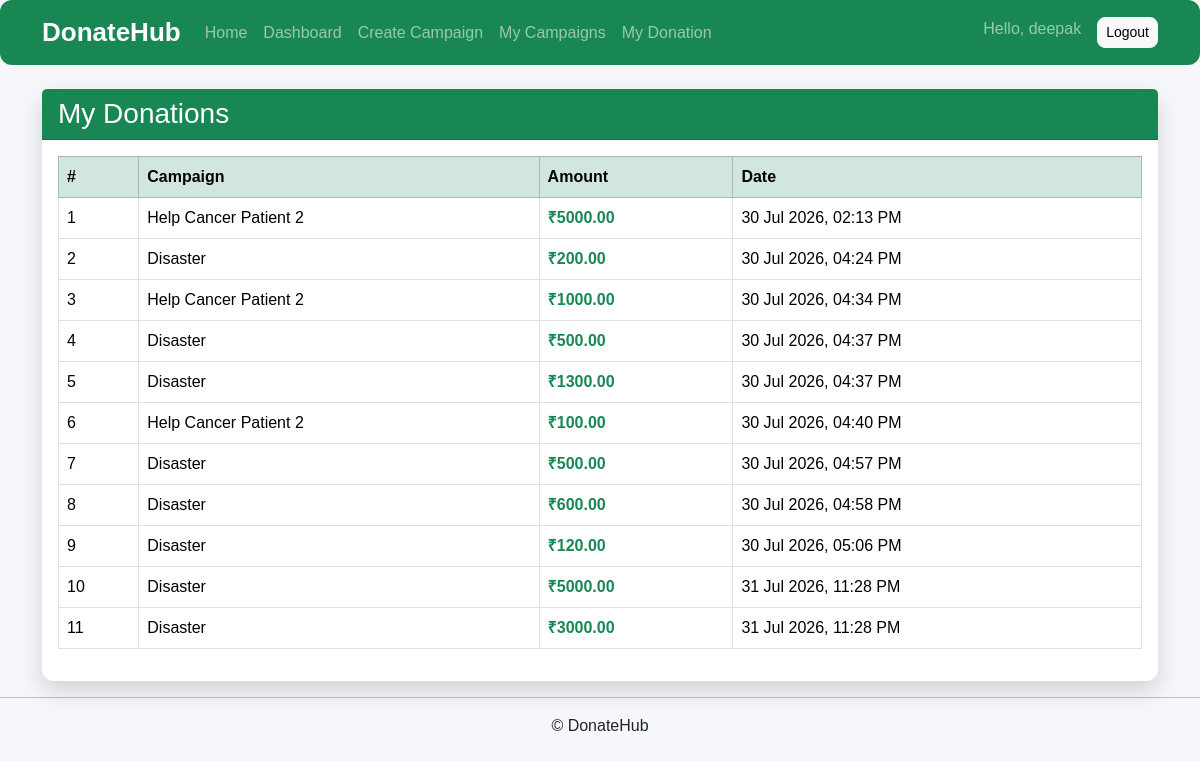
/donations/my/ (signed in), run on the app's committed database.
### accounts/models.py (models this page shows, shortened)
class User(AbstractUser):
    DONOR = "DONOR"
    NGO = "NGO"
    ROLE_CHOICES = [
        (DONOR, "Donor"),
        (NGO, "NGO"),
    ]
    role = models.CharField(
        max_length=10,
        choices=ROLE_CHOICES,
        default=DONOR
    )
    phone = models.CharField(max_length=15, blank=True)

### donations/models.py (models this page shows, shortened)
class Donation(models.Model):
    donor=models.ForeignKey(
        settings.AUTH_USER_MODEL,
        on_delete=models.CASCADE,
        related_name="donations"
    )
    campaign=models.ForeignKey(
        Campaign,
        on_delete=models.CASCADE,
        related_name="donations"
    )
    amount=models.DecimalField(
        max_digits=10,
        decimal_places=2
    )
    donated_at=models.DateTimeField(
        auto_now_add=True
    )

### campaigns/models.py (models this page shows, shortened)
class Campaign(models.Model):
    CATEGORY_CHOICES = [
        ("OTHER", "Other"),
        ("MEDICAL", "Medical"),
        ("EDUCATION", "Education"),
        ("FOOD", "Food"),
        ("DISASTER", "Disaster Relief"),
    ]
    STATUS_CHOICES = [
        ("PENDING", "Pending"),
        ("APPROVED", "Approved"),
        ("REJECTED", "Rejected"),
        ("COMPLETED", "Completed"),
    ]
    ngo = models.ForeignKey(
        settings.AUTH_USER_MODEL,
        on_delete=models.CASCADE,
        related_name="campaigns"
    )
    title = models.CharField(
        max_length=200
    )
    description = models.TextField()
    category = models.CharField(
        max_length=20,
        choices=CATEGORY_CHOICES,
        default="OTHER"
    )
    goal_amount = models.DecimalField(
        max_digits=10,
        decimal_places=2
    )
    raised_amount = models.DecimalField(
        max_digits=10,
        decimal_places=2,
        default=0
    )
    image = models.ImageField(
        upload_to="campaigns/",
        blank=True,
        null=True
    )
    status = models.CharField(
        max_length=20,
        choices=STATUS_CHOICES,
        default="PENDING"
    )
    created_at = models.DateTimeField(
        auto_now_add=True
    )

### donations/views.py (the view)
@login_required
def my_donations(request):
    donations=Donation.objects.filter(
        donor=request.user
    )
    return render(
        request,
        "donations/my_donations.html",
        {
            "donations":donations
        }
    )

### templates/donations/my_donations.html (shortened to what this page needs)
{% extends "base.html" %}
{% block content %}
<div class="card shadow">
    <div class="card-header bg-success text-white">
        <h3 class="mb-0">My Donations</h3>
    </div>
    <div class="card-body">
        {% if donations %}
        <div class="table-responsive">
            <table class="table table-hover table-bordered align-middle">
                <thead class="table-success">
                    <tr>
                        <th>#</th>
                        <th>Campaign</th>
                        <th>Amount</th>
                        <th>Date</th>
                    </tr>
                </thead>
                <tbody>
                    {% for donation in donations %}
                    <tr>
                        <td>{{ forloop.counter }}</td>
                        <td>
                            {{ donation.campaign.title }}
                        </td>
                        <td class="fw-bold text-success">
                            ₹{{ donation.amount }}
                        </td>
                        <td>
                            {{ donation.donated_at|date:"d M Y, h:i A" }}
                        </td>
                    </tr>
                    {% endfor %}
                </tbody>
            </table>
        </div>
        {% else %}
        <div class="alert alert-info text-center mb-0">
            You haven't made any donations yet.
        </div>
        {% endif %}
    </div>
</div>
{% endblock %}

### templates/partials/navbar.html (shortened to what this page needs)
<nav class="navbar navbar-expand-lg navbar-dark bg-success">
    <div class="container">
        <a class="navbar-brand fw-bold">
            DonateHub
        </a>
        <div class="collapse navbar-collapse" id="navbarNav">
            <ul class="navbar-nav me-auto">
                <li class="nav-item">
                    <a class="nav-link" href="/">Home</a>
                </li>
                {% if user.is_authenticated %}
                    {% if user.role == "DONOR" %}
                        <li class="nav-item">
                            <a class="nav-link" href="{% url 'donor_dashboard' %}">
                                Dashboard
                            </a>
                        </li>
                        <li class="nav-item">
                            <a class="nav-link" href="{% url 'my_donations' %}">
                                My Donations
                            </a>
                        </li>
                    {% elif user.role == "NGO" %}
                        <li class="nav-item">
                            <a class="nav-link" href="{% url 'ngo_dashboard' %}">
                                Dashboard
                            </a>
                        </li>
                        <li class="nav-item">
                            <a class="nav-link" href="{% url 'create_campaign' %}">
                                Create Campaign
                            </a>
                        </li>
                        <li class="nav-item">
                            <a class="nav-link" href="{% url 'my_campaigns' %}">
                                My Campaigns
                            </a>
                        </li>
                        <li class="nav-item">
                            <a class="nav-link" href="{% url 'my_donations' %}">
                                My Donation
                            </a>
                        </li>
                    {% endif %}
                {% endif %}
            </ul>
            <ul class="navbar-nav">
                {% if user.is_authenticated %}
                    <li class="nav-item">
                        <span class="navbar-text me-3">
                            Hello, {{ user.username }}
                        </span>
                    </li>
                    <li class="nav-item">
                        <a class="btn btn-light btn-sm" href="{% url 'logout' %}">
                            Logout
                        </a>
                    </li>
                {% endif %}
            </ul>
        </div>
    </div>
</nav>

### static/css/style.css (style rules this page uses)
body { background:#f5f7fa; font-family:Arial, Helvetica, sans-serif; }
.navbar-brand { font-size:26px; font-weight:bold; }
.nav-link { font-weight:500; }
.btn { border-radius:8px; }
.card { border:none; border-radius:12px; transition:.3s; }
.bg-success { border-radius:12px; }
.shadow { box-shadow:0 10px 25px rgba(0,0,0,.15)!important; }

### data on the page
User: username "deepak"
Donation: campaign "Help Cancer Patient 2", amount "5000.00", donated_at "30 Jul 2026, 02:13 PM"
Donation: campaign "Disaster", amount "200.00", donated_at "30 Jul 2026, 04:24 PM"
Donation: campaign "Help Cancer Patient 2", amount "1000.00", donated_at "30 Jul 2026, 04:34 PM"
Donation: campaign "Disaster", amount "500.00", donated_at "30 Jul 2026, 04:37 PM"
Donation: campaign "Disaster", amount "1300.00", donated_at "30 Jul 2026, 04:37 PM"
Donation: campaign "Help Cancer Patient 2", amount "100.00", donated_at "30 Jul 2026, 04:40 PM"
Donation: campaign "Disaster", amount "500.00", donated_at "30 Jul 2026, 04:57 PM"
Donation: campaign "Disaster", amount "600.00", donated_at "30 Jul 2026, 04:58 PM"
Donation: campaign "Disaster", amount "120.00", donated_at "30 Jul 2026, 05:06 PM"
Donation: campaign "Disaster", amount "5000.00", donated_at "31 Jul 2026, 11:28 PM"
Donation: campaign "Disaster", amount "3000.00", donated_at "31 Jul 2026, 11:28 PM"
